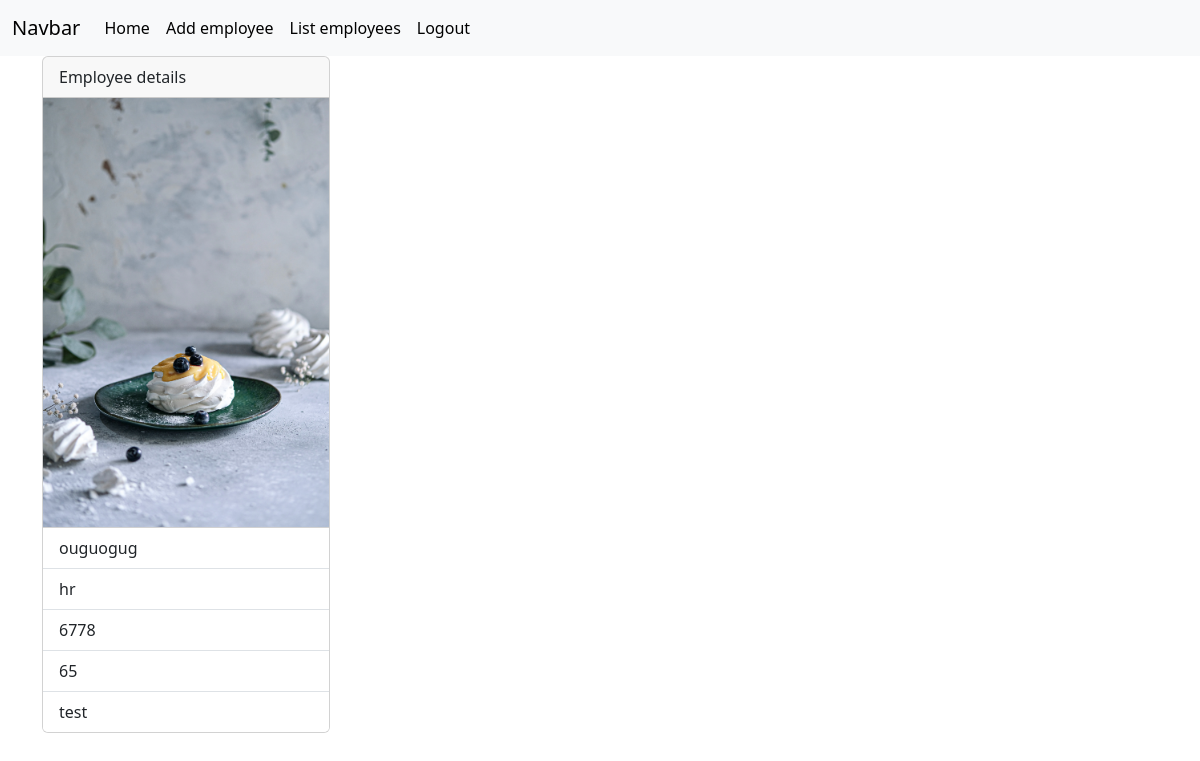
/employees/16 (signed in), run on the app's committed database.
### crm/models.py (models this page shows, shortened)
class Employees(models.Model):
    name=models.CharField(max_length=200)
    department=models.CharField(max_length=200)
    salary=models.PositiveIntegerField()
    email=models.EmailField(unique=True)
    age=models.PositiveIntegerField(null=True)
    contact=models.CharField(null=True,max_length=200)
    profile_pic=models.ImageField(upload_to="images",null=True,blank=True)
    dob=models.DateField(null=True,blank=True)

### crm/views.py (the view)
# urls.py: path('employees/<int:pk>',views.EmployeeDetailView.as_view(),name="emp-detail"),
@method_decorator(signin_required,name="dispatch")
class EmployeeDetailView(View):
    def get(self,request,*args,**kwargs):
        id=kwargs.get("pk")
        qs=Employees.objects.get(id=id)
        return render(request,"emp_detail.html",{"data":qs})

### crm/views.py (called while the page is built)
def signin_required(fn):
    def wrapper(request,*args,**kwargs):
        if not request.user.is_authenticated:
            messages.error(request,"invalid session")
            return redirect("signin")
        else:
            return fn(request,*args,**kwargs)
    return wrapper

### crm/templates/emp_detail.html
{%extends 'base.html'%}
{%block body_block%}
<div class="container">
  <div>
      <div class="card" style="width: 18rem;">
          <div class="card-header">
            Employee details
          </div>
          <div>
            {%if data.profile_pic%}
              <img src="{{data.profile_pic.url}}" alt="" width="100%">
            {%endif%}
          </div>
          <ul class="list-group list-group-flush">
            <li class="list-group-item">{{data.name}}</li>
            <li class="list-group-item">{{data.department}}</li>
            <li class="list-group-item">{{data.salary}}</li>
            <li class="list-group-item">{{data.age}}</li>
            <li class="list-group-item">{{data.contact}}</li>
          </ul>
        </div>
  </div>
</div>
{%endblock%}

### data on the page
Employees: profile_pic (picture), name "ouguogug", department "hr", salary "6778", age "65", contact "test"
